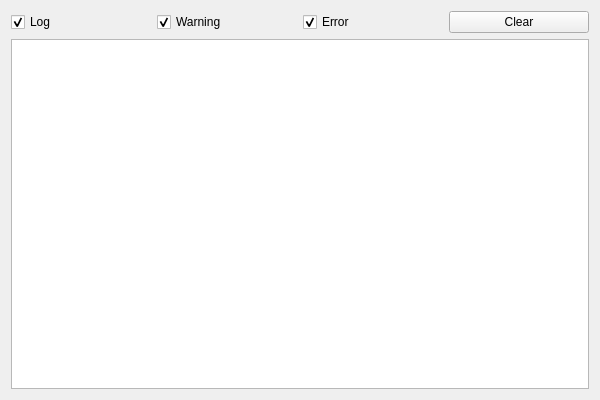
<?xml version="1.0" encoding="UTF-8"?>
<ui version="4.0">
 <class>ConsoleLogWindowClass</class>
 <widget class="QWidget" name="ConsoleLogWindowClass">
  <property name="geometry">
   <rect>
    <x>0</x>
    <y>0</y>
    <width>600</width>
    <height>400</height>
   </rect>
  </property>
  <property name="windowTitle">
   <string>ConsoleLogWindow</string>
  </property>
  <layout class="QVBoxLayout" name="verticalLayout">
   <item>
    <layout class="QHBoxLayout" name="horizontalLayout">
     <item>
      <widget class="QCheckBox" name="logFilterCheckBox">
       <property name="text">
        <string>Log</string>
       </property>
       <property name="checked">
        <bool>true</bool>
       </property>
      </widget>
     </item>
     <item>
      <widget class="QCheckBox" name="warningFilterCheckBox">
       <property name="text">
        <string>Warning</string>
       </property>
       <property name="checked">
        <bool>true</bool>
       </property>
      </widget>
     </item>
     <item>
      <widget class="QCheckBox" name="errorFilterCheckBox">
       <property name="text">
        <string>Error</string>
       </property>
       <property name="checked">
        <bool>true</bool>
       </property>
      </widget>
     </item>
     <item>
      <widget class="QPushButton" name="clearButton">
       <property name="text">
        <string>Clear</string>
       </property>
      </widget>
     </item>
    </layout>
   </item>
   <item>
    <widget class="QListView" name="logListView"/>
   </item>
  </layout>
 </widget>
 <layoutdefault spacing="6" margin="11"/>
 <resources/>
 <connections/>
</ui>
